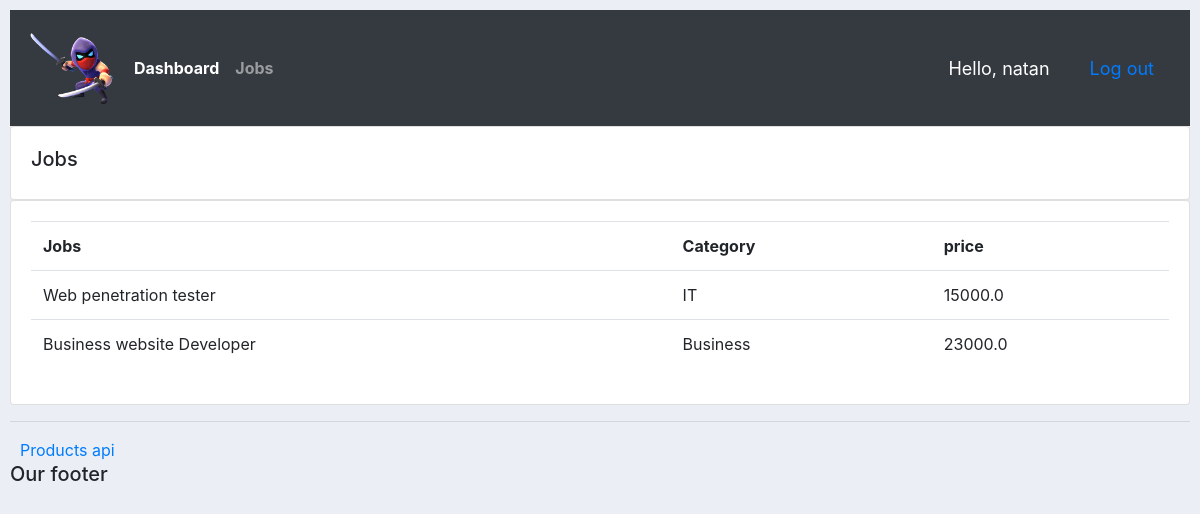
The app's page /jobs/ (signed in) with its own data.
### accounts/models.py (models this page shows, shortened)
class job(models.Model):
    CATEGORY = (
        ('IT','IT'),
        ('Business','Business'),
        ('Marketing','Marketing'),
    )
    name = models.CharField(max_length=200, null=True)
    price = models.FloatField(null=True)
    category = models.CharField(max_length=200, null=True,choices=CATEGORY)
    description = models.CharField(max_length=200, null=True, blank=True)
    date_created = models.DateTimeField(auto_now_add=True, null=True)
    tags = models.ManyToManyField(Tag)

### accounts/views.py (the view)
# urls.py: path('jobs/', jobs,name='job'),
@login_required(login_url='login')
def jobs(request):
    jobview = job.objects.all()
    return render(request,'account/jobs.html',{'jobs':jobview})

### accounts/templates/account/jobs.html
{% extends 'account/main.html'%}
{% block content %}
<div class="row">
    <div class="col-md">
        <div class="card card-body">
            <h5>Jobs</h5>
        </div>
        <div class="card card-body">
            <table class="table">
                <tr>
                    <th>Jobs</th>
                    <th>Category</th>
                    <th>price</th>
                </tr>
                {% for i in jobs%}
                <tr>
                    <td>{{i.name}}</td>
                    <td>{{i.category}}</td>
                    <td>{{i.price}}</td>
                </tr>
                {% endfor %}
            </table>
        </div>
    </div>
</div>
{% endblock %}

### accounts/templates/components/navbar.html (shortened to what this page needs)
{% load static %}
<nav class="navbar navbar-expand-lg navbar-dark bg-dark">
    <img src="{% static 'images/logo.png'%}" alt="Rexapp">
    <div class="collapse navbar-collapse" id="navbarNavAltMarkup">
      <div class="navbar-nav">
        <a class="nav-item nav-link active" href="{%url 'home'%}"><b>Dashboard</b></a>
        <a class="nav-item nav-link" href="{%url 'job'%}"><b>Jobs</b></a>
      </div>
    </div>
    <span style="color: white; font-size: 18px; margin-right: 20px;"><a style="color: white; font-size: 18px; margin-right: 20px;" href="{% url 'profilepage'%}">Hello, {{request.user}}</a> </span>
    <span><a style=" font-size: 18px; margin-right: 20px;" href="{% url 'logout' %}">Log out</a></span>
  </nav>

### static/css/main.css (style rules this page uses)
body { background-color: #ebeff5; }
img { width: 100px; height: 100px; }

### records on screen
job: name "Web penetration tester", category "IT", price "15000.0"
job: name "Business website Developer", category "Business", price "23000.0"

### other values on screen
{{ request.user }} "natan"
